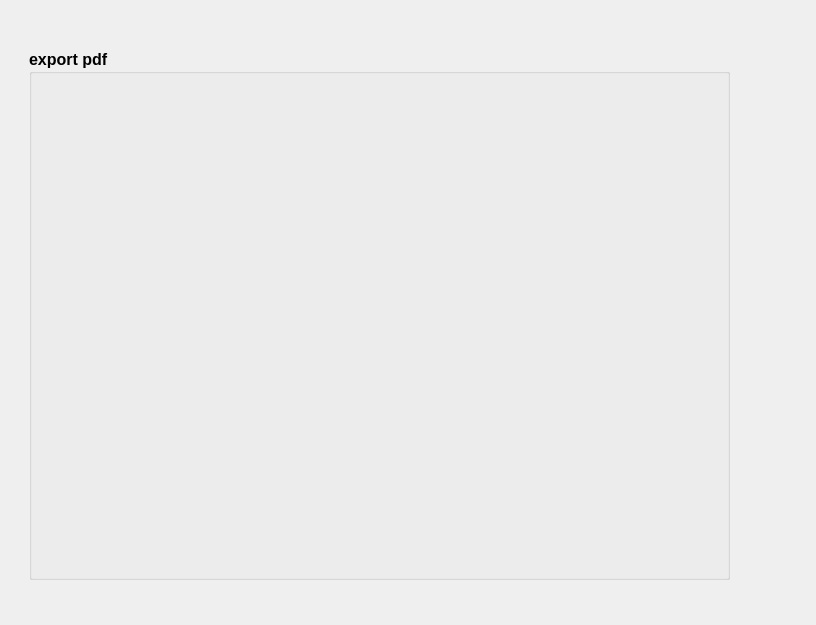
<?xml version="1.0" encoding="UTF-8"?>
<ui version="4.0">
 <class>Form</class>
 <widget class="QWidget" name="Form">
  <property name="geometry">
   <rect>
    <x>0</x>
    <y>0</y>
    <width>816</width>
    <height>625</height>
   </rect>
  </property>
  <property name="windowTitle">
   <string>Form</string>
  </property>
  <widget class="QGroupBox" name="groupBox">
   <property name="geometry">
    <rect>
     <x>29</x>
     <y>49</y>
     <width>701</width>
     <height>531</height>
    </rect>
   </property>
   <property name="font">
    <font>
     <pointsize>12</pointsize>
     <weight>75</weight>
     <bold>true</bold>
    </font>
   </property>
   <property name="title">
    <string>export pdf</string>
   </property>
  </widget>
 </widget>
 <resources/>
 <connections/>
</ui>
